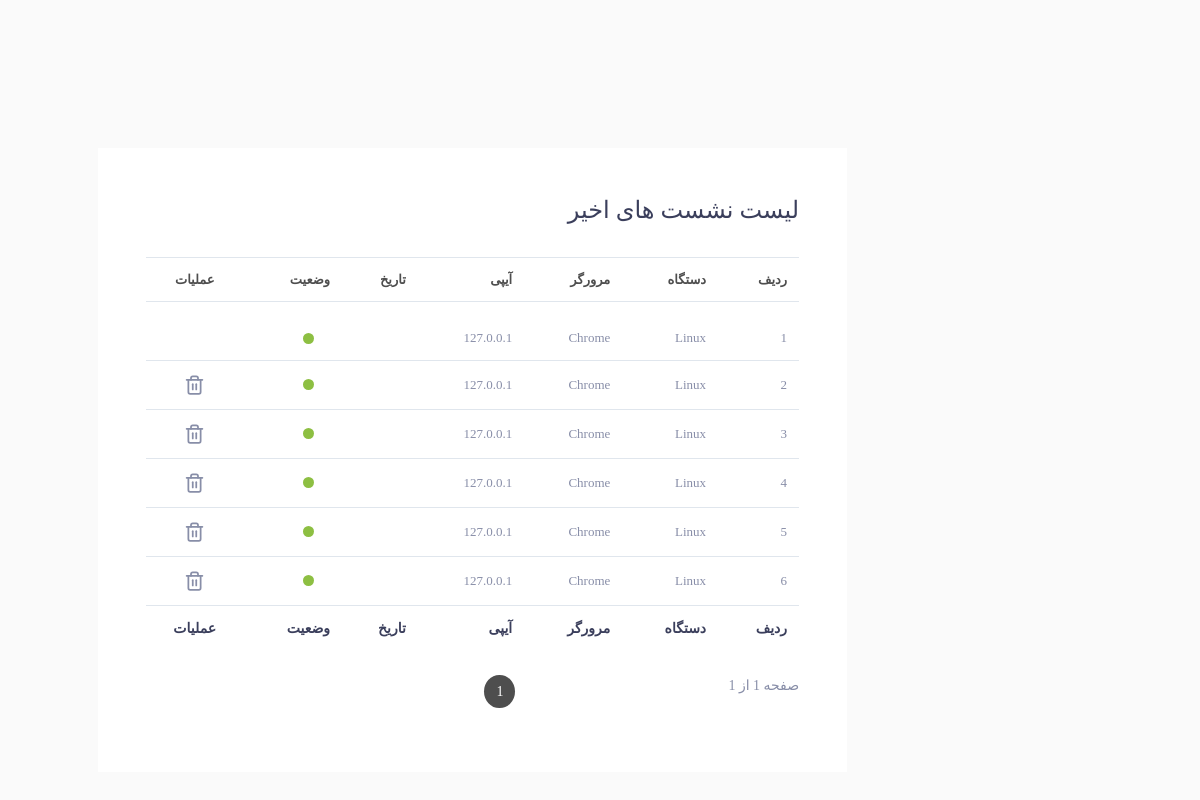
The app's page /myadmin/user_sission (signed in) with its own data.
### User/models.py (models this page shows)
class incorrect_attempts(models.Model):
    date = models.DateTimeField(auto_created=True, auto_now_add=True)
    ip = models.CharField(max_length=60, blank=False)
    is_login = models.BooleanField(default=False, blank=False)
    is_ness = models.BooleanField(default=True, blank=False)
    user = models.ForeignKey(User, on_delete=models.CASCADE)
    browser = models.CharField(max_length=30, blank=False, null=True)
    device = models.CharField(max_length=30, blank=False, null=True)

### User/views.py (the view)
# urls.py: path('user_sission',views.User_sissions.as_view(), name = "user_sission"),
class User_sissions(ListView):
    model = incorrect_attempts
    paginate_by = 10
    template_name = 'User_Sission.html'
    def get_queryset(self):
        query = super(User_sissions, self).get_queryset()
        query = query.filter(user=self.request.user).order_by('-date')
        return query
    def get_context_data(self, *, object_list=None, **kwargs):
        data = super(User_sissions, self).get_context_data(**kwargs)
        data['none_delete'] = incorrect_attempts.objects.filter(user=self.request.user).order_by('-date').first().id
        return data

### polls/templatetags/poll_extras.py (called while the page is built)
@register.filter
def jalali_date(value):
    return datetime2jalali(value).strftime(' تاریخ   %y/%m/%d  ساعت  %H:%M:%S')

### User/templates/User_Sission.html (shortened to what this page needs)
{% extends 'shared/base.html' %}
{% load static %}
{% load poll_extras %}
{% block header_reference %}
    <link href="{% static 'admin_panel/assets/css/tables/table-basic.css' %}" rel="stylesheet" type="text/css">
    <link rel="stylesheet" href="{% static 'admin_panel/plugins/table/datatable/dt-global_style.css' %}">
{% endblock %}
{% block content %}
    <div class="col-lg-10 mx-auto mt-5 ">
        <div class="table-responsive bg-white p-5">
            <div class="widget-header">
                <div class="row">
                    <div class="col-xl-12 col-md-12 col-sm-12 col-12 mb-4 ">
                        <h4>لیست نشست های اخیر</h4>
                    </div>
                </div>
            </div>
            <table class="table table-bordered table-hover table-condensed mb-4">
                <thead>
                <tr>
                    <th>ردیف</th>
                    <th>دستگاه</th>
                    <th>مرورگر</th>
                    <th>آیپی</th>
                    <th>تاریخ</th>
                    <th>وضعیت</th>
                    <th class="text-center">عملیات</th>
                </tr>
                </thead>
                <tbody> {% for content in object_list %}
                    <tr>
                        <td> {{ forloop.counter }}</td>
                        <td>{{ content.device }}</td>
                        <td>{{ content.browser }}</td>
                        <td>{{ content.ip }}</td>
                        <td>{{ content.date | jalali_date }}</td>
                        <td>
                            {% if content.is_login %}
                                <div class="t-dot bg-success mx-3" data-toggle="tooltip" data-placement="top" title=""
                                     data-original-title="موفق"></div>
                            {% else %}
                                <div class="t-dot bg-danger mx-3" data-toggle="tooltip" data-placement="top" title=""
                                     data-original-title="ناموفق"></div>
                            {% endif %}
                        </td>
                        <td class="text-center">
                            <ul class="table-controls">
                                <li>
                                    {% if none_delete != content.id %}
                                        <a href="{% url 'delete_session' pk=content.id %}" data-toggle="tooltip"
                                           data-placement="top" title=""
                                           data-original-title="حذف">
                                        </a>
                                    {% endif %}
                                </li>
                            </ul>
                        </td>
                    </tr>
                {% endfor %}
                </tbody>
                <tfoot>
                <tr>
                    <th>ردیف</th>
                    <th>دستگاه</th>
                    <th>مرورگر</th>
                    <th>آیپی</th>
                    <th>تاریخ</th>
                    <th>وضعیت</th>
                    <th class="text-center">عملیات</th>
                </tr>
                </tfoot>
            </table>
            <div class="row">
                <div class="col-sm-12 col-md-5">
                    <div class="dataTables_info" id="zero-config_info" role="status" aria-live="polite">
                        صفحه {{ page_obj.number }} از
                        {{ paginator.num_pages }}
                    </div>
                </div>
                <div class="col-sm-12 col-md-7">
                    <div class="dataTables_paginate paging_simple_numbers" id="zero-config_paginate">
                        <ul class="pagination">
                            {% for pageNumber in paginator.page_range %}
                                <li class="paginate_button page-item {% if page_obj.number == pageNumber %} active  {% endif %}">
                                    <a href="?page={{ pageNumber }}" aria-controls="zero-config" data-dt-idx="1"
                                       tabindex="0" class="page-link">{{ pageNumber }}</a>
                                </li>
                            {% endfor %}
                        </ul>
                    </div>
                </div>
            </div>
        </div>
    </div>
{% endblock %}

### static/admin_panel/assets/css/tables/table-basic.css (style rules this page uses)
.table-controls { padding: 0; margin: 0; list-style: none; }
.table-controls > li { display: inline-block; margin: 0 2px; line-height: 1; }
.table-controls > li > a { display: inline-block; }

### static/admin_panel/assets/css/main.css (style rules this page uses)
html { min-height: 100%; direction: rtl; }
body { color: #888ea8; height: 100%; font-size: 0.875rem; background: #fafafa; overflow-x: hidden; overflow-y: auto; letter-spacing: 0.0312rem; font-family: 'Quicksand', sans-serif; }
h1, h2, h3, h4, h5, h6 { color: #3b3f5c; }
a { color: #515365; outline: none; }
.table-bordered { border: 1px solid #f1f2f3; }
.table > tbody > tr > td { vertical-align: middle; color: #515365; font-size: 13px; letter-spacing: 1px; }
.table > thead > tr > th { color: #ffcd17; font-weight: 700; font-size: 13px; letter-spacing: 1px; text-transform: uppercase; }
.table > tbody > tr > td .t-dot { background-color: #000; height: 11px; width: 11px; border-radius: 50%; cursor: pointer; margin: 0 auto; }
.table-bordered td, .table-bordered th { border: 1px solid #ebedf2; }
.table thead th { vertical-align: bottom; border-bottom: none; }
.table-controls > li > a svg { color: #25d5e4; }
.table-controls > li > a svg { color: #888ea8; width: 21px; }
.table > tfoot > tr > th { color: #3b3f5c; }
.bg-success { background-color: #8dbf42 !important; border-color: #8dbf42; color: #fff; }

### static/admin_panel/assets/css/structure.css (style rules this page uses)
html { min-height: 100%; direction: rtl; }
body { color: #888ea8; height: 100%; font-size: 0.875rem; background: #fafafa; overflow-x: hidden; overflow-y: auto; letter-spacing: 0.0312rem; font-family: 'Quicksand', sans-serif; }
h1, h2, h3, h4, h5, h6 { color: #3b3f5c; }

### records on screen
incorrect_attempts: device "Linux", browser "Chrome", ip "127.0.0.1", is_login True (drawn)
incorrect_attempts: device "Linux", browser "Chrome", ip "127.0.0.1", is_login True (drawn)
incorrect_attempts: device "Linux", browser "Chrome", ip "127.0.0.1", is_login True (drawn)
incorrect_attempts: device "Linux", browser "Chrome", ip "127.0.0.1", is_login True (drawn)
incorrect_attempts: device "Linux", browser "Chrome", ip "127.0.0.1", is_login True (drawn)
incorrect_attempts: device "Linux", browser "Chrome", ip "127.0.0.1", is_login True (drawn)

### other values on screen
{{ paginator.num_pages }} "1"
{{ pageNumber }} "1"
